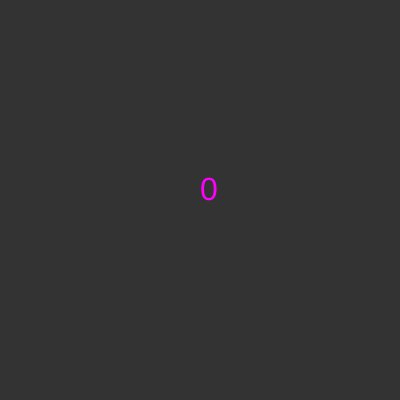
Frame 1 (no input)
Frame 60 (no input): identical to frame 1, image omitted
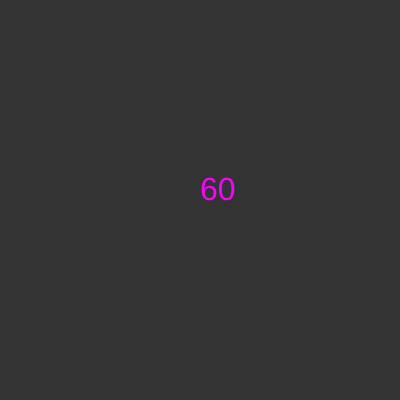
Frame 120 (the mouse pressed at the canvas centre since frame 60)

The p5.js sketch that drew these frames (run headless with seeded random() and noise() and a simulated clock; from frame 60 on, the mouse is pressed at the canvas centre):

// p5.js sketch
// ── sketch.js
var zahl = 0; // Variable die eine Zahl speichern soll die später durch text() ausgegeben wird

function setup() {
  createCanvas(400, 400);

}

function draw() {


  if(mouseIsPressed){                           //WENN maustaste gedrückt DANN zahl + 1 (draw wiederholt sich immer)
    zahl++;  // Abkürzung für zahl = zahl + 1
  }

  if(zahl > 200){                             //WENN zahl größer als 200 DANN background() SONST background(51)
    background(255, 0, 0);
  } else {
    background(51);
  }


    fill(255, 0, 255);
    textSize(32);
    text(zahl, 200, 200);   //Text, x, y,

}
